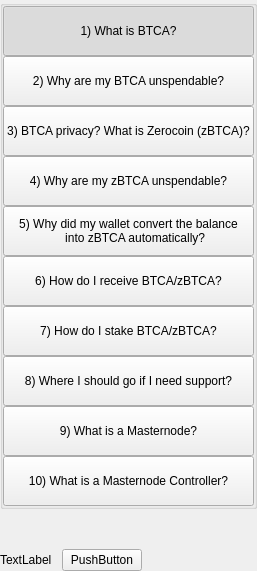
         <widget class="QWidget" name="left" native="true">
          <layout class="QVBoxLayout" name="verticalLayout_3">
           <property name="leftMargin">
            <number>0</number>
           </property>
           <property name="topMargin">
            <number>0</number>
           </property>
           <property name="rightMargin">
            <number>0</number>
           </property>
           <property name="bottomMargin">
            <number>0</number>
           </property>
           <item>
            <layout class="QVBoxLayout" name="verticalLayout_2">
             <property name="spacing">
              <number>0</number>
             </property>
             <item>
              <widget class="QWidget" name="containerButtons" native="true">
               <layout class="QVBoxLayout" name="verticalLayout">
                <property name="spacing">
                 <number>0</number>
                </property>
                <property name="leftMargin">
                 <number>0</number>
                </property>
                <property name="topMargin">
                 <number>0</number>
                </property>
                <property name="rightMargin">
                 <number>0</number>
                </property>
                <property name="bottomMargin">
                 <number>0</number>
                </property>
                <item>
                 <widget class="QGroupBox" name="groupBox">
                  <property name="title">
                   <string/>
                  </property>
                  <layout class="QVBoxLayout" name="verticalLayout_9">
                   <property name="spacing">
                    <number>0</number>
                   </property>
                   <property name="leftMargin">
                    <number>0</number>
                   </property>
                   <property name="topMargin">
                    <number>0</number>
                   </property>
                   <property name="rightMargin">
                    <number>0</number>
                   </property>
                   <property name="bottomMargin">
                    <number>0</number>
                   </property>
                   <item>
                    <widget class="QPushButton" name="pushButtonFaq1">
                     <property name="minimumSize">
                      <size>
                       <width>0</width>
                       <height>50</height>
                      </size>
                     </property>
                     <property name="maximumSize">
                      <size>
                       <width>16777215</width>
                       <height>50</height>
                      </size>
                     </property>
                     <property name="focusPolicy">
                      <enum>Qt::NoFocus</enum>
                     </property>
                     <property name="text">
                      <string>1) What is BTCA?</string>
                     </property>
                     <property name="checkable">
                      <bool>true</bool>
                     </property>
                     <property name="checked">
                      <bool>true</bool>
                     </property>
                     <property name="autoExclusive">
                      <bool>true</bool>
                     </property>
                    </widget>
                   </item>
                   <item>
                    <widget class="QPushButton" name="pushButtonFaq2">
                     <property name="minimumSize">
                      <size>
                       <width>0</width>
                       <height>50</height>
                      </size>
                     </property>
                     <property name="maximumSize">
                      <size>
                       <width>16777215</width>
                       <height>50</height>
                      </size>
                     </property>
                     <property name="focusPolicy">
                      <enum>Qt::NoFocus</enum>
                     </property>
                     <property name="text">
                      <string>2) Why are my BTCA unspendable?</string>
                     </property>
                     <property name="checkable">
                      <bool>true</bool>
                     </property>
                     <property name="autoExclusive">
                      <bool>true</bool>
                     </property>
                    </widget>
                   </item>
                   <item>
                    <widget class="QPushButton" name="pushButtonFaq3">
                     <property name="minimumSize">
                      <size>
                       <width>0</width>
                       <height>50</height>
                      </size>
                     </property>
                     <property name="maximumSize">
                      <size>
                       <width>16777215</width>
                       <height>16777215</height>
                      </size>
                     </property>
                     <property name="focusPolicy">
                      <enum>Qt::NoFocus</enum>
                     </property>
                     <property name="text">
                      <string>3) BTCA privacy? What is Zerocoin (zBTCA)?</string>
                     </property>
                     <property name="checkable">
                      <bool>true</bool>
                     </property>
                     <property name="autoExclusive">
                      <bool>true</bool>
                     </property>
                    </widget>
                   </item>
                   <item>
                    <widget class="QPushButton" name="pushButtonFaq4">
                     <property name="minimumSize">
                      <size>
                       <width>0</width>
                       <height>50</height>
                      </size>
                     </property>
                     <property name="maximumSize">
                      <size>
                       <width>16777215</width>
                       <height>16777215</height>
                      </size>
                     </property>
                     <property name="focusPolicy">
                      <enum>Qt::NoFocus</enum>
                     </property>
                     <property name="text">
                      <string>4) Why are my zBTCA unspendable?</string>
                     </property>
                     <property name="checkable">
                      <bool>true</bool>
                     </property>
                     <property name="autoExclusive">
                      <bool>true</bool>
                     </property>
                    </widget>
                   </item>
                   <item>
                    <widget class="QPushButton" name="pushButtonFaq5">
                     <property name="minimumSize">
                      <size>
                       <width>0</width>
                       <height>50</height>
                      </size>
                     </property>
                     <property name="focusPolicy">
                      <enum>Qt::NoFocus</enum>
                     </property>
                     <property name="text">
                      <string>5) Why did my wallet convert the balance
    into zBTCA automatically?</string>
                     </property>
                     <property name="checkable">
                      <bool>true</bool>
                     </property>
                     <property name="autoExclusive">
                      <bool>true</bool>
                     </property>
                    </widget>
                   </item>
                   <item>
                    <widget class="QPushButton" name="pushButtonFaq6">
                     <property name="minimumSize">
                      <size>
                       <width>0</width>
                       <height>50</height>
                      </size>
                     </property>
                     <property name="focusPolicy">
                      <enum>Qt::NoFocus</enum>
                     </property>
                     <property name="text">
                      <string>6) How do I receive BTCA/zBTCA?</string>
                     </property>
                     <property name="checkable">
                      <bool>true</bool>
                     </property>
                     <property name="autoExclusive">
                      <bool>true</bool>
                     </property>
                    </widget>
                   </item>
                   <item>
                    <widget class="QPushButton" name="pushButtonFaq7">
                     <property name="minimumSize">
                      <size>
                       <width>0</width>
                       <height>50</height>
                      </size>
                     </property>
                     <property name="focusPolicy">
                      <enum>Qt::NoFocus</enum>
                     </property>
                     <property name="text">
                      <string>7) How do I stake BTCA/zBTCA?</string>
                     </property>
                     <property name="checkable">
                      <bool>true</bool>
                     </property>
                     <property name="autoExclusive">
                      <bool>true</bool>
                     </property>
                    </widget>
                   </item>
                   <item>
                    <widget class="QPushButton" name="pushButtonFaq8">
                     <property name="minimumSize">
                      <size>
                       <width>0</width>
                       <height>50</height>
                      </size>
                     </property>
                     <property name="focusPolicy">
                      <enum>Qt::NoFocus</enum>
                     </property>
                     <property name="text">
                      <string>8) Where I should go if I need support?</string>
                     </property>
                     <property name="checkable">
                      <bool>true</bool>
                     </property>
                     <property name="autoExclusive">
                      <bool>true</bool>
                     </property>
                    </widget>
                   </item>
                   <item>
                    <widget class="QPushButton" name="pushButtonFaq9">
                     <property name="minimumSize">
                      <size>
                       <width>0</width>
                       <height>50</height>
                      </size>
                     </property>
                     <property name="focusPolicy">
                      <enum>Qt::NoFocus</enum>
                     </property>
                     <property name="text">
                      <string>9) What is a Masternode?</string>
                     </property>
                     <property name="checkable">
                      <bool>true</bool>
                     </property>
                     <property name="autoExclusive">
                      <bool>true</bool>
                     </property>
                    </widget>
                   </item>
                   <item>
                    <widget class="QPushButton" name="pushButtonFaq10">
                     <property name="minimumSize">
                      <size>
                       <width>0</width>
                       <height>50</height>
                      </size>
                     </property>
                     <property name="focusPolicy">
                      <enum>Qt::NoFocus</enum>
                     </property>
                     <property name="text">
                      <string>10) What is a Masternode Controller?</string>
                     </property>
                     <property name="checkable">
                      <bool>true</bool>
                     </property>
                     <property name="autoExclusive">
                      <bool>true</bool>
                     </property>
                    </widget>
                   </item>
                  </layout>
                 </widget>
                </item>
               </layout>
              </widget>
             </item>
             <item>
              <spacer name="verticalSpacer">
               <property name="orientation">
                <enum>Qt::Vertical</enum>
               </property>
               <property name="sizeHint" stdset="0">
                <size>
                 <width>20</width>
                 <height>40</height>
                </size>
               </property>
              </spacer>
             </item>
             <item>
              <layout class="QHBoxLayout" name="horizontalLayout_2">
               <item>
                <widget class="QLabel" name="labelWebLink">
                 <property name="text">
                  <string>TextLabel</string>
                 </property>
                </widget>
               </item>
               <item>
                <spacer name="horizontalSpacer_4">
                 <property name="orientation">
                  <enum>Qt::Horizontal</enum>
                 </property>
                 <property name="sizeType">
                  <enum>QSizePolicy::Minimum</enum>
                 </property>
                 <property name="sizeHint" stdset="0">
                  <size>
                   <width>10</width>
                   <height>20</height>
                  </size>
                 </property>
                </spacer>
               </item>
               <item>
                <widget class="QPushButton" name="pushButtonWebLink">
                 <property name="focusPolicy">
                  <enum>Qt::NoFocus</enum>
                 </property>
                 <property name="text">
                  <string>PushButton</string>
                 </property>
                </widget>
               </item>
               <item>
                <spacer name="horizontalSpacer_2">
                 <property name="orientation">
                  <enum>Qt::Horizontal</enum>
                 </property>
                 <property name="sizeHint" stdset="0">
                  <size>
                   <width>40</width>
                   <height>20</height>
                  </size>
                 </property>
                </spacer>
               </item>
              </layout>
             </item>
            </layout>
           </item>
          </layout>
         </widget>
